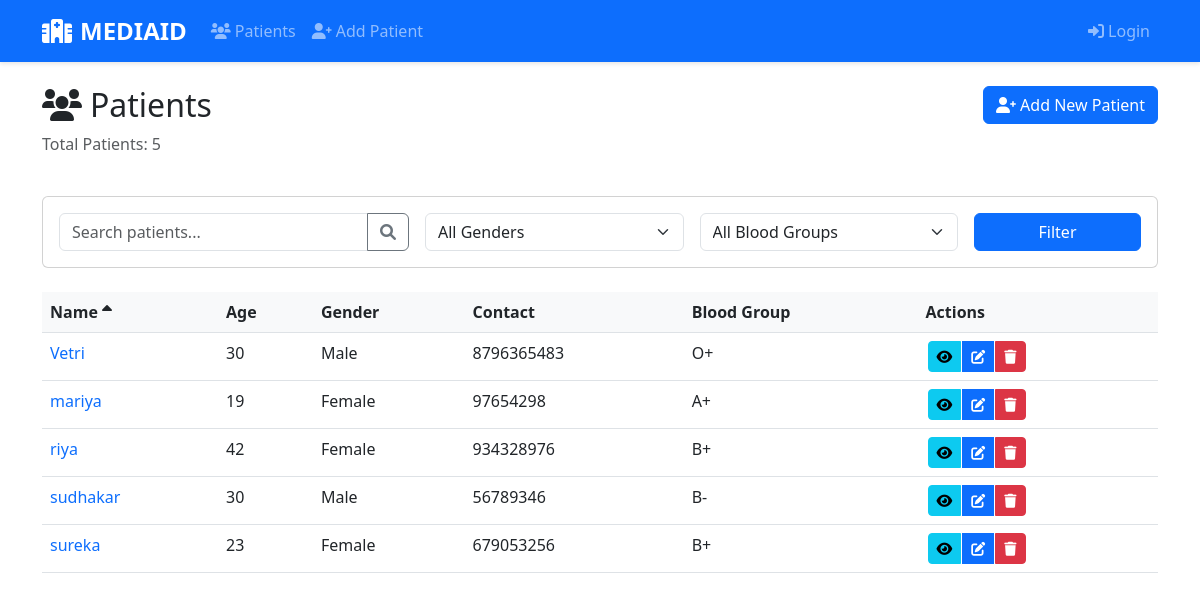
The app's page /patients/ with its own data.
### patients/models.py (models this page shows, shortened)
class Patient(models.Model):
    GENDER_CHOICES = [
        ('M', 'Male'),
        ('F', 'Female'),
        ('O', 'Other'),
    ]
    name = models.CharField(max_length=100)
    age = models.IntegerField()
    gender = models.CharField(max_length=1, choices=GENDER_CHOICES)
    contact = models.CharField(max_length=20)
    address = models.TextField(blank=True)
    blood_group = models.CharField(max_length=5, blank=True)
    allergies = models.TextField(blank=True)
    created_at = models.DateTimeField(default=timezone.now)
    updated_at = models.DateTimeField(auto_now=True)

### patients/views.py (the view)
# urls.py: path('', views.patient_list, name='patient_list'),
def patient_list(request):
    patients = Patient.objects.all()
    search_query = request.GET.get('search', '')
    if search_query:
        patients = patients.filter(
            Q(name__icontains=search_query) |
            Q(contact__icontains=search_query) |
            Q(address__icontains=search_query)
        )
    gender = request.GET.get('gender', '')
    if gender:
        patients = patients.filter(gender=gender)
    blood_group = request.GET.get('blood_group', '')
    if blood_group:
        patients = patients.filter(blood_group=blood_group)
    sort_by = request.GET.get('sort', 'name')
    sort_direction = request.GET.get('direction', 'asc')
    if sort_direction == 'desc':
        sort_by = f'-{sort_by}'
    patients = patients.order_by(sort_by)
    paginator = Paginator(patients, 10)  # Show 10 patients per page
    page_number = request.GET.get('page', 1)
    page_obj = paginator.get_page(page_number)
    current_sort = {
        'field': sort_by.lstrip('-'),
        'direction': 'desc' if sort_by.startswith('-') else 'asc'
    }
    return render(request, 'patients/patient_list.html', {
        'page_obj': page_obj,
        'search_query': search_query,
        'selected_gender': gender,
        'selected_blood_group': blood_group,
        'current_sort': current_sort,
        'total_patients': patients.count()
    })

### patients/templates/patients/patient_list.html (shortened to what this page needs)
{% extends 'base.html' %}
{% block content %}
<div class="container">
    <div class="row mb-4">
        <div class="col-md-8">
            <h2><i class="fas fa-users me-2"></i>Patients</h2>
            <p class="text-muted">Total Patients: {{ total_patients }}</p>
        </div>
        <div class="col-md-4 text-end">
            <a href="{% url 'patient_create' %}" class="btn btn-primary">
                <i class="fas fa-user-plus me-1"></i>Add New Patient
            </a>
        </div>
    </div>
    <div class="card mb-4">
        <div class="card-body">
            <form method="get" class="row g-3" id="searchForm">
                <div class="col-md-4">
                    <div class="input-group">
                        <input type="text" name="search" class="form-control" placeholder="Search patients..."
                               value="{{ search_query }}" id="searchInput">
                        <button class="btn btn-outline-secondary" type="submit">
                            <i class="fas fa-search"></i>
                        </button>
                    </div>
                </div>
                <div class="col-md-3">
                    <select name="gender" class="form-select" id="genderFilter">
                        <option value="">All Genders</option>
                    </select>
                </div>
                <div class="col-md-3">
                    <select name="blood_group" class="form-select" id="bloodGroupFilter">
                        <option value="">All Blood Groups</option>
                    </select>
                </div>
                <div class="col-md-2">
                    <button type="submit" class="btn btn-primary w-100">Filter</button>
                </div>
            </form>
        </div>
    </div>
    {% if page_obj %}
    <div class="table-responsive">
        <table class="table table-hover">
            <thead>
                <tr>
                    <th>
                        <a href="?sort=name&direction={% if current_sort.field == 'name' and current_sort.direction == 'asc' %}desc{% else %}asc{% endif %}"
                           class="text-decoration-none text-dark">
                            Name
                            {% if current_sort.field == 'name' %}
                                <i class="fas fa-sort-{% if current_sort.direction == 'asc' %}up{% else %}down{% endif %}"></i>
                            {% endif %}
                        </a>
                    </th>
                    <th>
                        <a href="?sort=age&direction={% if current_sort.field == 'age' and current_sort.direction == 'asc' %}desc{% else %}asc{% endif %}"
                           class="text-decoration-none text-dark">
                            Age
                        </a>
                    </th>
                    <th>Gender</th>
                    <th>Contact</th>
                    <th>Blood Group</th>
                    <th>Actions</th>
                </tr>
            </thead>
            <tbody>
                {% for patient in page_obj %}
                <tr>
                    <td>
                        <a href="{% url 'patient_detail' patient.pk %}" class="text-decoration-none">
                            {{ patient.name }}
                        </a>
                    </td>
                    <td>{{ patient.age }}</td>
                    <td>{{ patient.get_gender_display }}</td>
                    <td>{{ patient.contact }}</td>
                    <td>{{ patient.blood_group|default:"-" }}</td>
                    <td>
                        <div class="btn-group">
                            <a href="{% url 'patient_detail' patient.pk %}" class="btn btn-sm btn-info"
                               data-bs-toggle="tooltip" title="View Details">
                                <i class="fas fa-eye"></i>
                            </a>
                            <a href="{% url 'patient_update' patient.pk %}" class="btn btn-sm btn-primary"
                               data-bs-toggle="tooltip" title="Edit Patient">
                                <i class="fas fa-edit"></i>
                            </a>
                            <a href="{% url 'patient_delete' patient.pk %}" class="btn btn-sm btn-danger"
                               data-bs-toggle="tooltip" title="Delete Patient">
                                <i class="fas fa-trash"></i>
                            </a>
                        </div>
                    </td>
                </tr>
                {% endfor %}
            </tbody>
        </table>
    </div>
    {% else %}
    <div class="alert alert-info">
        <i class="fas fa-info-circle me-2"></i>No patients found.
    </div>
    {% endif %}
</div>
{% endblock %}

### templates/base.html (shortened to what this page needs)
<!DOCTYPE html>
<html lang="en">
<head>
    <link href="https://cdn.jsdelivr.net/npm/bootstrap@5.3.0/dist/css/bootstrap.min.css" rel="stylesheet">
    <link href="https://cdnjs.cloudflare.com/ajax/libs/font-awesome/6.0.0/css/all.min.css" rel="stylesheet">
</head>
<body>
    <nav class="navbar navbar-expand-lg navbar-dark bg-primary mb-4">
        <div class="container">
            <a class="navbar-brand" href="{% url 'home' %}">
                <i class="fas fa-hospital me-2"></i>MEDIAID
            </a>
            <div class="collapse navbar-collapse" id="navbarNav">
                <ul class="navbar-nav me-auto">
                    <li class="nav-item">
                        <a class="nav-link" href="{% url 'patient_list' %}">
                            <i class="fas fa-users me-1"></i>Patients
                        </a>
                    </li>
                    <li class="nav-item">
                        <a class="nav-link" href="{% url 'patient_create' %}">
                            <i class="fas fa-user-plus me-1"></i>Add Patient
                        </a>
                    </li>
                </ul>
                <ul class="navbar-nav">
                    {% if user.is_authenticated %}
                    <li class="nav-item">
                        <a class="nav-link" href="{% url 'dashboard' %}">
                            <i class="fas fa-tachometer-alt me-1"></i>Dashboard
                        </a>
                    </li>
                    <li class="nav-item">
                        <a class="nav-link" href="{% url 'logout' %}">
                            <i class="fas fa-sign-out-alt me-1"></i>Logout
                        </a>
                    </li>
                    {% else %}
                    <li class="nav-item">
                        <a class="nav-link" href="{% url 'login' %}">
                            <i class="fas fa-sign-in-alt me-1"></i>Login
                        </a>
                    </li>
                    {% endif %}
                </ul>
            </div>
        </div>
    </nav>
    {% block content %}{% endblock %}
</body>
</html>

### templates/base.html (style rules this page uses)
.navbar-brand { font-weight: bold; font-size: 1.5rem; }
.table th { background-color: #f8f9fa; }
.btn-group .btn { margin: 0 2px; }
.nav-link { font-weight: 500; }
.navbar { box-shadow: 0 2px 4px rgba(0,0,0,.1); }

### records on screen
Patient: name "Vetri", age "30", gender "Male", contact "8796365483", blood_group "O+"
Patient: name "mariya", age "19", gender "Female", contact "97654298", blood_group "A+"
Patient: name "riya", age "42", gender "Female", contact "934328976", blood_group "B+"
Patient: name "sudhakar", age "30", gender "Male", contact "56789346", blood_group "B-"
Patient: name "sureka", age "23", gender "Female", contact "679053256", blood_group "B+"

### other values on screen
{{ total_patients }} "5"
